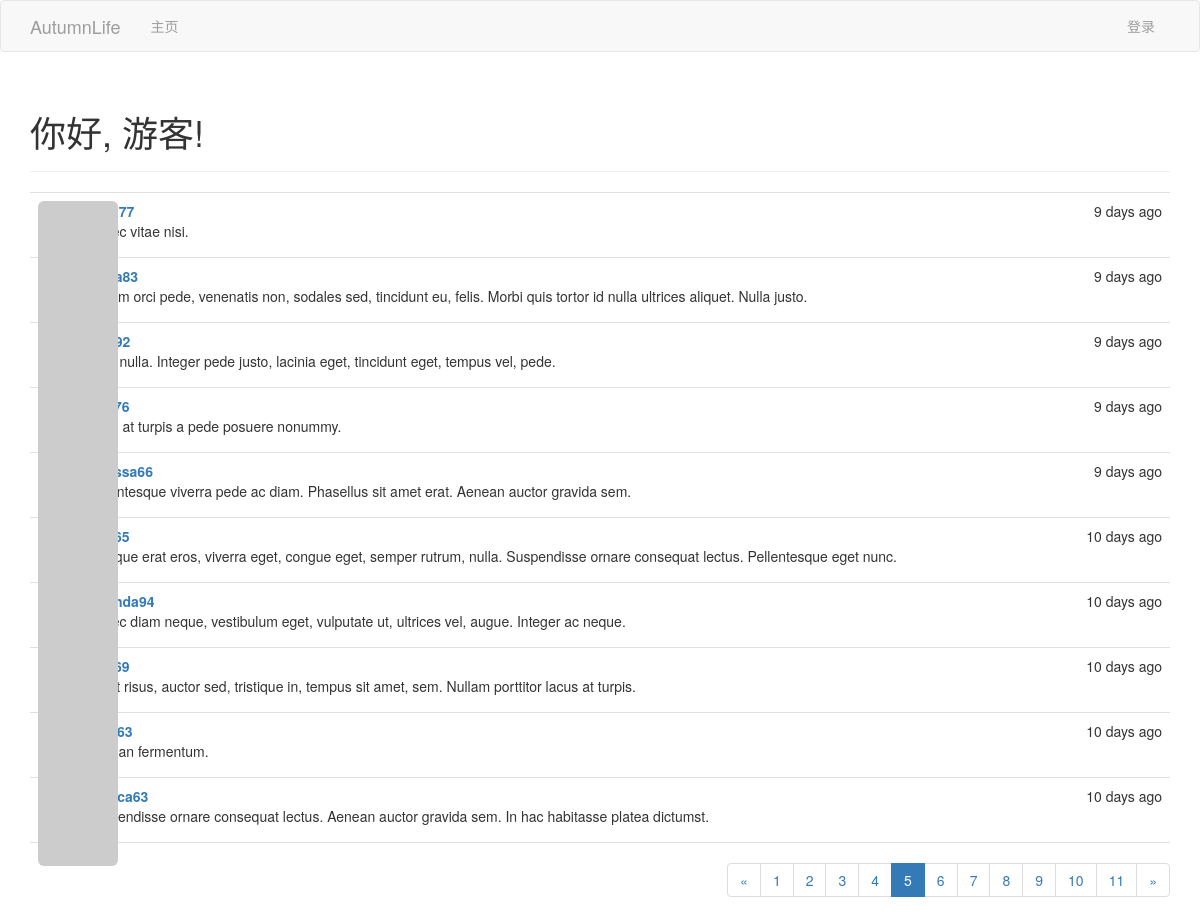
The app's page /?page=5 with its own data.
### app/models.py (models this page shows, shortened)
class Post(db.Model):
    __tablename__='posts'
    id = db.Column(db.Integer, primary_key=True)
    body = db.Column(db.Text)
    timestamp = db.Column(db.DateTime, index=True, default=datetime.now)
    author_id = db.Column(db.Integer, db.ForeignKey('users.id'))

class User(UserMixin, db.Model):
    __tablename__ = 'users'
    id = db.Column(db.Integer, primary_key=True)
    email = db.Column(db.String(64), unique=True, index=True)
    username = db.Column(db.String(64), unique=True, index=True)
    role_id = db.Column(db.Integer, db.ForeignKey('roles.id'))
    sex = db.Column(db.Integer, default=1)
    password_hash = db.Column(db.String(128))
    confirmed = db.Column(db.Boolean, default=False)
    name = db.Column(db.String(64))
    location = db.Column(db.String(64))  # 所在地
    about_me = db.Column(db.Text())  # 自我介绍
    member_since = db.Column(db.DateTime(),  default=datetime.now) # 注册日期
    last_seen = db.Column(db.DateTime(), default=datetime.now)  # 最后访问日期
    avatar_hash = db.Column(db.String(32))
    posts = db.relationship('Post', backref='author', lazy='dynamic')
    @property
    def password(self):     # 试图读取password的值将会报错
        raise AttributeError('password is not a readable attribute')
    def gravatar(self, size=100, default='identicon', rating='g'):
        if request.is_secure:
            url = 'https://secure.gravatar.com/avatar'
        else:
            url = 'http://www.gravatar.com/avatar'
        hhash = self.avatar_hash or hashlib.md5(self.email.encode('utf-8')).hexdigest()
        return '{url}/{hhash}?s={size}&d={default}&r={rating}'.format(
            url=url, hhash=hhash, size=size, default=default, rating=rating
        )

### app/main/views.py (the view)
@main.route('/', methods=['GET', 'POST'])
def index():
    form = PostForm()
    if current_user.can(Permission.WRITE_ARTICLE) and form.validate_on_submit and request.method == 'POST':
        post = Post(body=form.body.data,
                    author=current_user._get_current_object())
        db.session.add(post)
        db.session.commit()
        return redirect(url_for('.index'))
    page = request.args.get('page', 1, type=int)
    pagination = Post.query.order_by(Post.timestamp.desc()).paginate(
        page, per_page=current_app.config['AUTUMNLIFE_POSTS_PER_PAGE'], error_out=False
    )
    posts = pagination.items
    return render_template('index.html', form=form, posts=posts, pagination=pagination)

### app/auth/views.py (called while the page is built)
@auth.before_app_request
def before_request():
    if current_user.is_authenticated:
        current_user.ping()
        if not current_user.confirmed \
                and request.endpoint[:5] != 'auth.' \
                and request.endpoint != 'static':
            return redirect(url_for('auth.unconfirmed'))

### app/main/__init__.py (called while the page is built)
@main.app_context_processor
def inject_permissions():
    return dict(Permission=Permission)

### app/models.py (called while the page is built)
    def can(self, permissions):
        return False

### app/templates/index.html (shortened to what this page needs)
{% extends "base.html" %}
{% import "bootstrap/wtf.html" as wtf %}
{% import "_macros.html" as macros %}
{% block page_content %}
<div class="page-header">
    <h1>你好, {% if current_user.is_authenticated %}{{ current_user.username }}{% else %}游客{% endif %}!</h1>
</div>
{% include '_posts.html' %}
<div class="pagination">
{{ macros.pagination_widget(pagination, '.index') }}
</div>
{% endblock %}

### app/templates/_posts.html
<ul class="posts">
{% for post in posts %}
<li class="post">
    <div class="profile-thumbnail">
    <a href="{{ url_for('.user', username=post.author.username) }}">
        <img class="img-rounded profile-thumbnail" src="{{ post.author.gravatar(size=40) }}">
    </a>
    </div>
    <div class="post-content">
    <div class="post-date">{{ moment(post.timestamp).fromNow() }}</div>
    <div class="post-author">
        <a href="{{ url_for('.user', username=post.author.username) }}">
        {{ post.author.username }}
        </a>
    </div>
    <div class="post-body">{{ post.body }}</div>
    </div>
</li>
{% endfor %}
</ul>

### app/static/styles.css (style rules this page uses)
.profile-thumbnail { position: absolute; }
ul.posts { list-style-type: none; padding: 0px; margin: 16px 0px 0px 0px; border-top: 1px solid #e0e0e0; }
ul.posts li.post { padding: 8px; border-bottom: 1px solid #e0e0e0; }
div.post-date { float: right; }
div.post-author { font-weight: bold; }
div.post-content { margin-left: 48px; min-height: 48px; }
div.pagination { width: 100%; text-align: right; padding: 0px; margin: 0px; }

### records on screen
Post: timestamp "9 days ago", body "Donec vitae nisi."
Post: timestamp "9 days ago", body "Nullam orci pede, venenatis non, sodales sed, tincidunt eu, felis. Morbi quis tortor id nulla ultrices aliquet. Nulla justo."
Post: timestamp "9 days ago", body "Nam nulla. Integer pede justo, lacinia eget, tincidunt eget, tempus vel, pede."
Post: timestamp "9 days ago", body "Proin at turpis a pede posuere nonummy."
Post: timestamp "9 days ago", author.username "melissa66", body "Pellentesque viverra pede ac diam. Phasellus sit amet erat. Aenean auctor gravida sem."
Post: timestamp "10 days ago", body "Quisque erat eros, viverra eget, congue eget, semper rutrum, nulla. Suspendisse ornare consequat lectus. Pellentesque eget nunc."
Post: timestamp "10 days ago", author.username "amanda94", body "Donec diam neque, vestibulum eget, vulputate ut, ultrices vel, augue. Integer ac neque."
Post: timestamp "10 days ago", body "In est risus, auctor sed, tristique in, tempus sit amet, sem. Nullam porttitor lacus at turpis."
Post: timestamp "10 days ago", body "Aenean fermentum."
Post: timestamp "10 days ago", body "Suspendisse ornare consequat lectus. Aenean auctor gravida sem. In hac habitasse platea dictumst."

### other values on screen
{{ p }} "1" "2" "3" "4" "6" "7" "8" "9" "10" "11"
{{ p }} "5"
